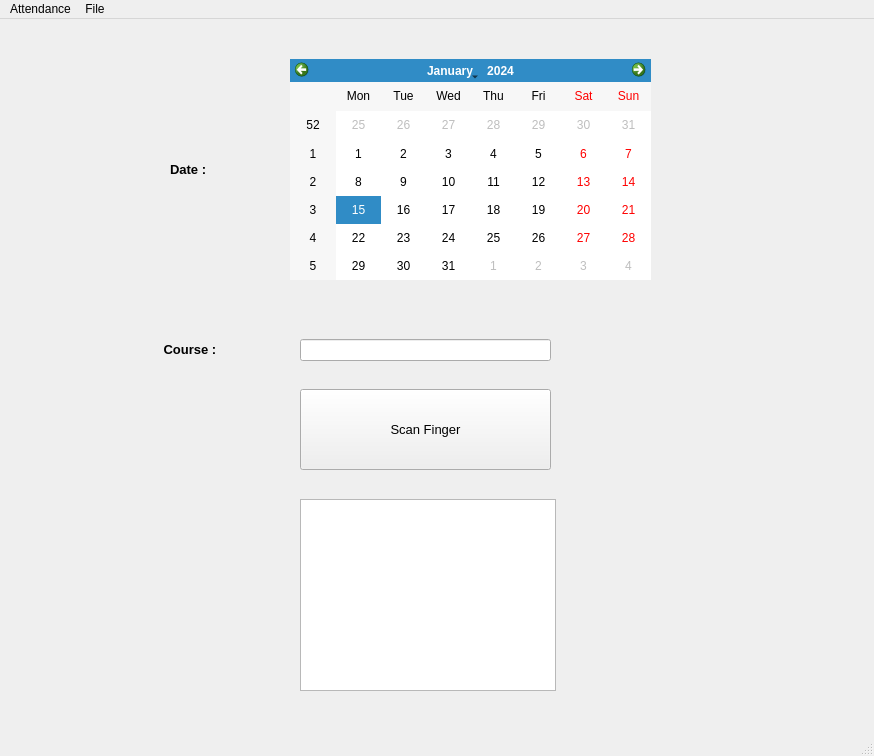
<?xml version="1.0" encoding="UTF-8"?>
<ui version="4.0">
 <class>MainWindow</class>
 <widget class="QMainWindow" name="MainWindow">
  <property name="geometry">
   <rect>
    <x>0</x>
    <y>0</y>
    <width>874</width>
    <height>756</height>
   </rect>
  </property>
  <property name="windowTitle">
   <string>Biometric Attendance System</string>
  </property>
  <widget class="QWidget" name="centralwidget">
   <widget class="QLabel" name="date">
    <property name="geometry">
     <rect>
      <x>170</x>
      <y>130</y>
      <width>61</width>
      <height>41</height>
     </rect>
    </property>
    <property name="font">
     <font>
      <pointsize>10</pointsize>
      <weight>75</weight>
      <bold>true</bold>
     </font>
    </property>
    <property name="text">
     <string>Date :</string>
    </property>
   </widget>
   <widget class="QLabel" name="label">
    <property name="geometry">
     <rect>
      <x>160</x>
      <y>310</y>
      <width>81</width>
      <height>41</height>
     </rect>
    </property>
    <property name="font">
     <font>
      <pointsize>10</pointsize>
      <weight>75</weight>
      <bold>true</bold>
     </font>
    </property>
    <property name="text">
     <string> Course :</string>
    </property>
   </widget>
   <widget class="QLineEdit" name="courseEdit">
    <property name="geometry">
     <rect>
      <x>300</x>
      <y>320</y>
      <width>251</width>
      <height>22</height>
     </rect>
    </property>
   </widget>
   <widget class="QPushButton" name="pushButton">
    <property name="geometry">
     <rect>
      <x>300</x>
      <y>370</y>
      <width>251</width>
      <height>81</height>
     </rect>
    </property>
    <property name="font">
     <font>
      <pointsize>10</pointsize>
     </font>
    </property>
    <property name="text">
     <string>Scan Finger</string>
    </property>
   </widget>
   <widget class="QTextBrowser" name="textBrowser">
    <property name="geometry">
     <rect>
      <x>300</x>
      <y>480</y>
      <width>256</width>
      <height>192</height>
     </rect>
    </property>
   </widget>
   <widget class="QCalendarWidget" name="calendarWidget">
    <property name="geometry">
     <rect>
      <x>290</x>
      <y>40</y>
      <width>361</width>
      <height>221</height>
     </rect>
    </property>
   </widget>
  </widget>
  <widget class="QMenuBar" name="menubar">
   <property name="geometry">
    <rect>
     <x>0</x>
     <y>0</y>
     <width>874</width>
     <height>26</height>
    </rect>
   </property>
   <widget class="QMenu" name="menuAttendance">
    <property name="title">
     <string>Attendance</string>
    </property>
   </widget>
   <widget class="QMenu" name="optionMenu">
    <property name="title">
     <string>File</string>
    </property>
    <addaction name="enroll_action"/>
    <addaction name="delete_action"/>
   </widget>
   <addaction name="menuAttendance"/>
   <addaction name="optionMenu"/>
  </widget>
  <widget class="QStatusBar" name="statusbar"/>
  <action name="delete_action">
   <property name="text">
    <string>Delete</string>
   </property>
  </action>
  <action name="actionAttendance">
   <property name="text">
    <string>Attendance</string>
   </property>
  </action>
  <action name="enroll_action">
   <property name="text">
    <string>Enroll</string>
   </property>
  </action>
 </widget>
 <resources/>
 <connections/>
</ui>
